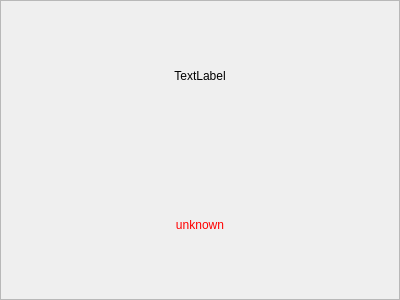
<?xml version="1.0" encoding="UTF-8"?>
<ui version="4.0">
 <comment>
********************************************************************************
**
** Copyright (c) 2018 The University of Notre Dame
** Copyright (c) 2018 The Regents of the University of California
**
** Redistribution and use in source and binary forms, with or without modification,
** are permitted provided that the following conditions are met:
**
** 1. Redistributions of source code must retain the above copyright notice, this 
** list of conditions and the following disclaimer.
**
** 2. Redistributions in binary form must reproduce the above copyright notice, this
** list of conditions and the following disclaimer in the documentation and/or other
** materials provided with the distribution.
**
** 3. Neither the name of the copyright holder nor the names of its contributors may
** be used to endorse or promote products derived from this software without specific
** prior written permission.
**
** THIS SOFTWARE IS PROVIDED BY THE COPYRIGHT HOLDERS AND CONTRIBUTORS &quot;AS IS&quot; AND ANY
** EXPRESS OR IMPLIED WARRANTIES, INCLUDING, BUT NOT LIMITED TO, THE IMPLIED WARRANTIES
** OF MERCHANTABILITY AND FITNESS FOR A PARTICULAR PURPOSE ARE DISCLAIMED. IN NO EVENT
** SHALL THE COPYRIGHT HOLDER OR CONTRIBUTORS BE LIABLE FOR ANY DIRECT, INDIRECT,
** INCIDENTAL, SPECIAL, EXEMPLARY, OR CONSEQUENTIAL DAMAGES (INCLUDING, BUT NOT LIMITED
** TO, PROCUREMENT OF SUBSTITUTE GOODS OR SERVICES; LOSS OF USE, DATA, OR PROFITS; OR
** BUSINESS INTERRUPTION) HOWEVER CAUSED AND ON ANY THEORY OF LIABILITY, WHETHER IN
** CONTRACT, STRICT LIABILITY, OR TORT (INCLUDING NEGLIGENCE OR OTHERWISE) ARISING
** IN ANY WAY OUT OF THE USE OF THIS SOFTWARE, EVEN IF ADVISED OF THE POSSIBILITY OF
** SUCH DAMAGE.
**
**********************************************************************************

// Contributors:
 </comment>
 <class>CWE_StageStatusTab</class>
 <widget class="QFrame" name="CWE_StageStatusTab">
  <property name="geometry">
   <rect>
    <x>0</x>
    <y>0</y>
    <width>400</width>
    <height>300</height>
   </rect>
  </property>
  <property name="sizePolicy">
   <sizepolicy hsizetype="Preferred" vsizetype="Preferred">
    <horstretch>0</horstretch>
    <verstretch>0</verstretch>
   </sizepolicy>
  </property>
  <property name="windowTitle">
   <string>Frame</string>
  </property>
  <property name="styleSheet">
   <string notr="true">QFrame: { border-radius: 5px; }</string>
  </property>
  <property name="frameShape">
   <enum>QFrame::StyledPanel</enum>
  </property>
  <property name="frameShadow">
   <enum>QFrame::Raised</enum>
  </property>
  <property name="lineWidth">
   <number>1</number>
  </property>
  <layout class="QVBoxLayout" name="verticalLayout">
   <property name="spacing">
    <number>-1</number>
   </property>
   <property name="leftMargin">
    <number>3</number>
   </property>
   <property name="topMargin">
    <number>3</number>
   </property>
   <property name="rightMargin">
    <number>3</number>
   </property>
   <property name="bottomMargin">
    <number>3</number>
   </property>
   <item>
    <widget class="QLabel" name="mainLabel">
     <property name="text">
      <string>TextLabel</string>
     </property>
     <property name="alignment">
      <set>Qt::AlignCenter</set>
     </property>
    </widget>
   </item>
   <item>
    <widget class="QLabel" name="statusLabel">
     <property name="minimumSize">
      <size>
       <width>0</width>
       <height>0</height>
      </size>
     </property>
     <property name="font">
      <font>
       <weight>50</weight>
       <bold>false</bold>
      </font>
     </property>
     <property name="styleSheet">
      <string notr="true">QLabel {
color: red;
}
</string>
     </property>
     <property name="text">
      <string>unknown</string>
     </property>
     <property name="alignment">
      <set>Qt::AlignCenter</set>
     </property>
    </widget>
   </item>
  </layout>
 </widget>
 <resources/>
 <connections/>
</ui>
